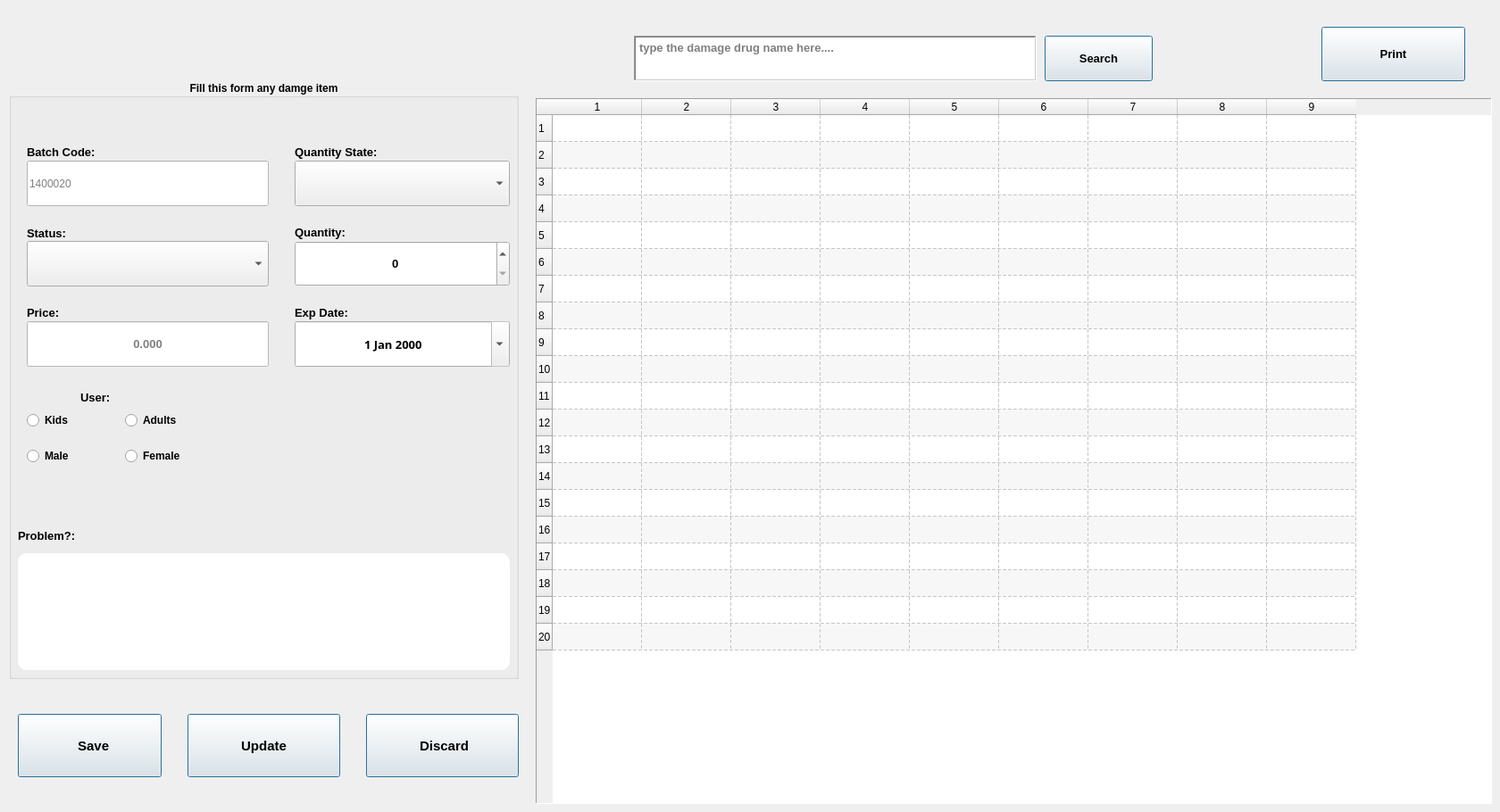
     <widget class="QWidget" name="damage_Tab_4">
      <attribute name="title">
       <string>DAMAGE</string>
      </attribute>
      <widget class="QGroupBox" name="groupBox_8">
       <property name="geometry">
        <rect>
         <x>10</x>
         <y>90</y>
         <width>571</width>
         <height>671</height>
        </rect>
       </property>
       <property name="font">
        <font>
         <pointsize>9</pointsize>
         <weight>75</weight>
         <bold>true</bold>
        </font>
       </property>
       <property name="title">
        <string>Fill this form any damge item</string>
       </property>
       <property name="alignment">
        <set>Qt::AlignCenter</set>
       </property>
       <widget class="QLineEdit" name="txt_batchCode_8">
        <property name="geometry">
         <rect>
          <x>20</x>
          <y>90</y>
          <width>271</width>
          <height>51</height>
         </rect>
        </property>
        <property name="font">
         <font>
          <family>MS Shell Dlg 2</family>
          <pointsize>9</pointsize>
          <weight>50</weight>
          <bold>false</bold>
         </font>
        </property>
        <property name="styleSheet">
         <string notr="true">background-color: white;</string>
        </property>
        <property name="placeholderText">
         <string>1400020</string>
        </property>
        <property name="clearButtonEnabled">
         <bool>true</bool>
        </property>
       </widget>
       <widget class="QLabel" name="label_633">
        <property name="geometry">
         <rect>
          <x>20</x>
          <y>161</y>
          <width>71</width>
          <height>20</height>
         </rect>
        </property>
        <property name="font">
         <font>
          <family>MS Shell Dlg 2</family>
          <pointsize>10</pointsize>
          <weight>75</weight>
          <bold>true</bold>
         </font>
        </property>
        <property name="text">
         <string>Status:</string>
        </property>
       </widget>
       <widget class="QRadioButton" name="adult_radiaButton_8">
        <property name="geometry">
         <rect>
          <x>130</x>
          <y>370</y>
          <width>71</width>
          <height>22</height>
         </rect>
        </property>
        <property name="font">
         <font>
          <family>MS Shell Dlg 2</family>
          <pointsize>9</pointsize>
          <weight>75</weight>
          <bold>true</bold>
         </font>
        </property>
        <property name="text">
         <string>Adults</string>
        </property>
       </widget>
       <widget class="QLineEdit" name="txt_price_8">
        <property name="geometry">
         <rect>
          <x>20</x>
          <y>270</y>
          <width>271</width>
          <height>51</height>
         </rect>
        </property>
        <property name="font">
         <font>
          <family>MS Shell Dlg 2</family>
          <pointsize>10</pointsize>
          <weight>75</weight>
          <bold>true</bold>
         </font>
        </property>
        <property name="styleSheet">
         <string notr="true">background-color: white;</string>
        </property>
        <property name="maxLength">
         <number>9999</number>
        </property>
        <property name="alignment">
         <set>Qt::AlignCenter</set>
        </property>
        <property name="readOnly">
         <bool>true</bool>
        </property>
        <property name="placeholderText">
         <string>0.000</string>
        </property>
       </widget>
       <widget class="QLabel" name="label_634">
        <property name="geometry">
         <rect>
          <x>20</x>
          <y>70</y>
          <width>121</width>
          <height>20</height>
         </rect>
        </property>
        <property name="font">
         <font>
          <family>MS Shell Dlg 2</family>
          <pointsize>10</pointsize>
          <weight>75</weight>
          <bold>true</bold>
         </font>
        </property>
        <property name="text">
         <string>Batch Code:</string>
        </property>
       </widget>
       <widget class="QDateEdit" name="ex_date_8">
        <property name="geometry">
         <rect>
          <x>320</x>
          <y>270</y>
          <width>241</width>
          <height>51</height>
         </rect>
        </property>
        <property name="font">
         <font>
          <family>Arial Black</family>
          <pointsize>10</pointsize>
          <weight>75</weight>
          <bold>true</bold>
         </font>
        </property>
        <property name="wrapping">
         <bool>true</bool>
        </property>
        <property name="alignment">
         <set>Qt::AlignCenter</set>
        </property>
        <property name="readOnly">
         <bool>true</bool>
        </property>
        <property name="buttonSymbols">
         <enum>QAbstractSpinBox::NoButtons</enum>
        </property>
        <property name="accelerated">
         <bool>true</bool>
        </property>
        <property name="correctionMode">
         <enum>QAbstractSpinBox::CorrectToNearestValue</enum>
        </property>
        <property name="showGroupSeparator" stdset="0">
         <bool>true</bool>
        </property>
        <property name="calendarPopup">
         <bool>true</bool>
        </property>
       </widget>
       <widget class="QComboBox" name="txt_drugType_8">
        <property name="geometry">
         <rect>
          <x>20</x>
          <y>180</y>
          <width>271</width>
          <height>51</height>
         </rect>
        </property>
        <property name="font">
         <font>
          <family>MS Shell Dlg 2</family>
          <pointsize>9</pointsize>
          <weight>50</weight>
          <bold>false</bold>
         </font>
        </property>
       </widget>
       <widget class="QComboBox" name="quantity_statusBox_5">
        <property name="geometry">
         <rect>
          <x>320</x>
          <y>90</y>
          <width>241</width>
          <height>51</height>
         </rect>
        </property>
        <property name="maxVisibleItems">
         <number>4</number>
        </property>
        <property name="insertPolicy">
         <enum>QComboBox::InsertAlphabetically</enum>
        </property>
       </widget>
       <widget class="QSpinBox" name="quantity_counter_8">
        <property name="geometry">
         <rect>
          <x>320</x>
          <y>180</y>
          <width>241</width>
          <height>51</height>
         </rect>
        </property>
        <property name="font">
         <font>
          <family>MS Shell Dlg 2</family>
          <pointsize>10</pointsize>
          <weight>75</weight>
          <bold>true</bold>
         </font>
        </property>
        <property name="autoFillBackground">
         <bool>true</bool>
        </property>
        <property name="inputMethodHints">
         <set>Qt::ImhDigitsOnly|Qt::ImhPreferNumbers</set>
        </property>
        <property name="alignment">
         <set>Qt::AlignCenter</set>
        </property>
        <property name="buttonSymbols">
         <enum>QAbstractSpinBox::UpDownArrows</enum>
        </property>
       </widget>
       <widget class="QLabel" name="label_635">
        <property name="geometry">
         <rect>
          <x>320</x>
          <y>70</y>
          <width>151</width>
          <height>21</height>
         </rect>
        </property>
        <property name="font">
         <font>
          <family>MS Shell Dlg 2</family>
          <pointsize>10</pointsize>
          <weight>75</weight>
          <bold>true</bold>
         </font>
        </property>
        <property name="text">
         <string>Quantity State:</string>
        </property>
       </widget>
       <widget class="QLabel" name="label_636">
        <property name="geometry">
         <rect>
          <x>320</x>
          <y>250</y>
          <width>91</width>
          <height>21</height>
         </rect>
        </property>
        <property name="font">
         <font>
          <family>MS Shell Dlg 2</family>
          <pointsize>10</pointsize>
          <weight>75</weight>
          <bold>true</bold>
         </font>
        </property>
        <property name="text">
         <string>Exp Date:</string>
        </property>
       </widget>
       <widget class="QRadioButton" name="male_radiaButton_8">
        <property name="geometry">
         <rect>
          <x>20</x>
          <y>410</y>
          <width>61</width>
          <height>22</height>
         </rect>
        </property>
        <property name="font">
         <font>
          <family>MS Shell Dlg 2</family>
          <pointsize>9</pointsize>
          <weight>75</weight>
          <bold>true</bold>
         </font>
        </property>
        <property name="text">
         <string>Male</string>
        </property>
       </widget>
       <widget class="QRadioButton" name="kids_radiaButton_8">
        <property name="geometry">
         <rect>
          <x>20</x>
          <y>370</y>
          <width>61</width>
          <height>22</height>
         </rect>
        </property>
        <property name="font">
         <font>
          <family>MS Shell Dlg 2</family>
          <pointsize>9</pointsize>
          <weight>75</weight>
          <bold>true</bold>
         </font>
        </property>
        <property name="text">
         <string>Kids</string>
        </property>
       </widget>
       <widget class="QLabel" name="label_637">
        <property name="geometry">
         <rect>
          <x>80</x>
          <y>340</y>
          <width>51</width>
          <height>31</height>
         </rect>
        </property>
        <property name="font">
         <font>
          <family>MS Shell Dlg 2</family>
          <pointsize>10</pointsize>
          <weight>75</weight>
          <bold>true</bold>
         </font>
        </property>
        <property name="text">
         <string>User:</string>
        </property>
       </widget>
       <widget class="QLabel" name="label_638">
        <property name="geometry">
         <rect>
          <x>10</x>
          <y>500</y>
          <width>91</width>
          <height>20</height>
         </rect>
        </property>
        <property name="font">
         <font>
          <family>MS Shell Dlg 2</family>
          <pointsize>10</pointsize>
          <weight>75</weight>
          <bold>true</bold>
         </font>
        </property>
        <property name="text">
         <string>Problem?:</string>
        </property>
       </widget>
       <widget class="QLabel" name="label_639">
        <property name="geometry">
         <rect>
          <x>320</x>
          <y>160</y>
          <width>91</width>
          <height>20</height>
         </rect>
        </property>
        <property name="font">
         <font>
          <family>MS Shell Dlg 2</family>
          <pointsize>10</pointsize>
          <weight>75</weight>
          <bold>true</bold>
         </font>
        </property>
        <property name="text">
         <string>Quantity:</string>
        </property>
       </widget>
       <widget class="QRadioButton" name="female__radiaButton_8">
        <property name="geometry">
         <rect>
          <x>130</x>
          <y>410</y>
          <width>81</width>
          <height>22</height>
         </rect>
        </property>
        <property name="font">
         <font>
          <family>MS Shell Dlg 2</family>
          <pointsize>9</pointsize>
          <weight>75</weight>
          <bold>true</bold>
         </font>
        </property>
        <property name="text">
         <string>Female</string>
        </property>
       </widget>
       <widget class="QLabel" name="label_640">
        <property name="geometry">
         <rect>
          <x>20</x>
          <y>250</y>
          <width>61</width>
          <height>20</height>
         </rect>
        </property>
        <property name="font">
         <font>
          <family>MS Shell Dlg 2</family>
          <pointsize>10</pointsize>
          <weight>75</weight>
          <bold>true</bold>
         </font>
        </property>
        <property name="text">
         <string>Price:</string>
        </property>
       </widget>
       <widget class="QPlainTextEdit" name="description_6">
        <property name="geometry">
         <rect>
          <x>10</x>
          <y>530</y>
          <width>551</width>
          <height>131</height>
         </rect>
        </property>
        <property name="styleSheet">
         <string notr="true">background-color: white;
color: black;
border-radius: 10px;</string>
        </property>
        <property name="frameShape">
         <enum>QFrame::WinPanel</enum>
        </property>
        <property name="frameShadow">
         <enum>QFrame::Sunken</enum>
        </property>
        <property name="sizeAdjustPolicy">
         <enum>QAbstractScrollArea::AdjustToContents</enum>
        </property>
        <property name="plainText">
         <string/>
        </property>
        <property name="backgroundVisible">
         <bool>false</bool>
        </property>
       </widget>
      </widget>
      <widget class="QPushButton" name="btn_search_available_items_11">
       <property name="geometry">
        <rect>
         <x>1170</x>
         <y>40</y>
         <width>121</width>
         <height>51</height>
        </rect>
       </property>
       <property name="font">
        <font>
         <family>Segoe UI</family>
         <pointsize>10</pointsize>
         <weight>75</weight>
         <bold>true</bold>
        </font>
       </property>
       <property name="text">
        <string>Search</string>
       </property>
       <property name="icon">
        <iconset resource="Materials.qrc">
         <normaloff>:/new/Icons/Search.png</normaloff>:/new/Icons/Search.png</iconset>
       </property>
       <property name="iconSize">
        <size>
         <width>45</width>
         <height>45</height>
        </size>
       </property>
       <property name="default">
        <bool>true</bool>
       </property>
      </widget>
      <widget class="QPlainTextEdit" name="damage_Searchbar">
       <property name="geometry">
        <rect>
         <x>710</x>
         <y>40</y>
         <width>451</width>
         <height>51</height>
        </rect>
       </property>
       <property name="font">
        <font>
         <family>Segoe UI</family>
         <pointsize>10</pointsize>
         <weight>75</weight>
         <bold>true</bold>
         <underline>false</underline>
        </font>
       </property>
       <property name="frameShape">
        <enum>QFrame::WinPanel</enum>
       </property>
       <property name="frameShadow">
        <enum>QFrame::Sunken</enum>
       </property>
       <property name="verticalScrollBarPolicy">
        <enum>Qt::ScrollBarAlwaysOff</enum>
       </property>
       <property name="horizontalScrollBarPolicy">
        <enum>Qt::ScrollBarAsNeeded</enum>
       </property>
       <property name="sizeAdjustPolicy">
        <enum>QAbstractScrollArea::AdjustIgnored</enum>
       </property>
       <property name="backgroundVisible">
        <bool>false</bool>
       </property>
       <property name="centerOnScroll">
        <bool>false</bool>
       </property>
       <property name="placeholderText">
        <string>type the damage drug name here....</string>
       </property>
      </widget>
      <widget class="QTableWidget" name="my_table_12">
       <property name="geometry">
        <rect>
         <x>600</x>
         <y>110</y>
         <width>1071</width>
         <height>791</height>
        </rect>
       </property>
       <property name="frameShape">
        <enum>QFrame::Panel</enum>
       </property>
       <property name="autoScroll">
        <bool>true</bool>
       </property>
       <property name="editTriggers">
        <set>QAbstractItemView::DoubleClicked</set>
       </property>
       <property name="tabKeyNavigation">
        <bool>false</bool>
       </property>
       <property name="showDropIndicator" stdset="0">
        <bool>true</bool>
       </property>
       <property name="dragDropOverwriteMode">
        <bool>true</bool>
       </property>
       <property name="alternatingRowColors">
        <bool>true</bool>
       </property>
       <property name="selectionBehavior">
        <enum>QAbstractItemView::SelectRows</enum>
       </property>
       <property name="gridStyle">
        <enum>Qt::DashLine</enum>
       </property>
       <property name="sortingEnabled">
        <bool>true</bool>
       </property>
       <property name="rowCount">
        <number>20</number>
       </property>
       <property name="columnCount">
        <number>9</number>
       </property>
       <attribute name="horizontalHeaderCascadingSectionResizes">
        <bool>true</bool>
       </attribute>
       <attribute name="horizontalHeaderShowSortIndicator" stdset="0">
        <bool>true</bool>
       </attribute>
       <attribute name="verticalHeaderCascadingSectionResizes">
        <bool>true</bool>
       </attribute>
       <attribute name="verticalHeaderShowSortIndicator" stdset="0">
        <bool>true</bool>
       </attribute>
       <row/>
       <row/>
       <row/>
       <row/>
       <row/>
       <row/>
       <row/>
       <row/>
       <row/>
       <row/>
       <row/>
       <row/>
       <row/>
       <row/>
       <row/>
       <row/>
       <row/>
       <row/>
       <row/>
       <row/>
       <column/>
       <column/>
       <column/>
       <column/>
       <column/>
       <column/>
       <column/>
       <column/>
       <column/>
      </widget>
      <widget class="QPushButton" name="btn_print_8">
       <property name="geometry">
        <rect>
         <x>1480</x>
         <y>30</y>
         <width>161</width>
         <height>61</height>
        </rect>
       </property>
       <property name="font">
        <font>
         <family>MS Shell Dlg 2</family>
         <pointsize>10</pointsize>
         <weight>75</weight>
         <bold>true</bold>
        </font>
       </property>
       <property name="text">
        <string>Print</string>
       </property>
       <property name="icon">
        <iconset resource="Materials.qrc">
         <normaloff>:/new/Icons/Print.png</normaloff>:/new/Icons/Print.png</iconset>
       </property>
       <property name="iconSize">
        <size>
         <width>45</width>
         <height>45</height>
        </size>
       </property>
       <property name="default">
        <bool>true</bool>
       </property>
      </widget>
      <widget class="QPushButton" name="btn_save_return_3">
       <property name="geometry">
        <rect>
         <x>20</x>
         <y>800</y>
         <width>161</width>
         <height>71</height>
        </rect>
       </property>
       <property name="font">
        <font>
         <family>Segoe UI</family>
         <pointsize>11</pointsize>
         <weight>75</weight>
         <bold>true</bold>
         <underline>false</underline>
        </font>
       </property>
       <property name="text">
        <string>  Save</string>
       </property>
       <property name="icon">
        <iconset resource="Materials.qrc">
         <normaloff>:/new/Icons/Save.png</normaloff>:/new/Icons/Save.png</iconset>
       </property>
       <property name="iconSize">
        <size>
         <width>50</width>
         <height>50</height>
        </size>
       </property>
       <property name="default">
        <bool>true</bool>
       </property>
      </widget>
      <widget class="QPushButton" name="btn_edit_return_3">
       <property name="geometry">
        <rect>
         <x>210</x>
         <y>800</y>
         <width>171</width>
         <height>71</height>
        </rect>
       </property>
       <property name="font">
        <font>
         <family>Segoe UI</family>
         <pointsize>11</pointsize>
         <weight>75</weight>
         <bold>true</bold>
         <underline>false</underline>
        </font>
       </property>
       <property name="text">
        <string>Update</string>
       </property>
       <property name="icon">
        <iconset resource="Materials.qrc">
         <normaloff>:/new/Icons/Edit Property.png</normaloff>:/new/Icons/Edit Property.png</iconset>
       </property>
       <property name="iconSize">
        <size>
         <width>50</width>
         <height>50</height>
        </size>
       </property>
       <property name="default">
        <bool>true</bool>
       </property>
      </widget>
      <widget class="QPushButton" name="btn_clear_return_3">
       <property name="geometry">
        <rect>
         <x>410</x>
         <y>800</y>
         <width>171</width>
         <height>71</height>
        </rect>
       </property>
       <property name="font">
        <font>
         <family>Segoe UI</family>
         <pointsize>11</pointsize>
         <weight>75</weight>
         <bold>true</bold>
         <underline>false</underline>
        </font>
       </property>
       <property name="text">
        <string> Discard</string>
       </property>
       <property name="icon">
        <iconset resource="Materials.qrc">
         <normaloff>:/new/Icons/Remove.png</normaloff>:/new/Icons/Remove.png</iconset>
       </property>
       <property name="iconSize">
        <size>
         <width>50</width>
         <height>50</height>
        </size>
       </property>
       <property name="default">
        <bool>true</bool>
       </property>
      </widget>
     </widget>
